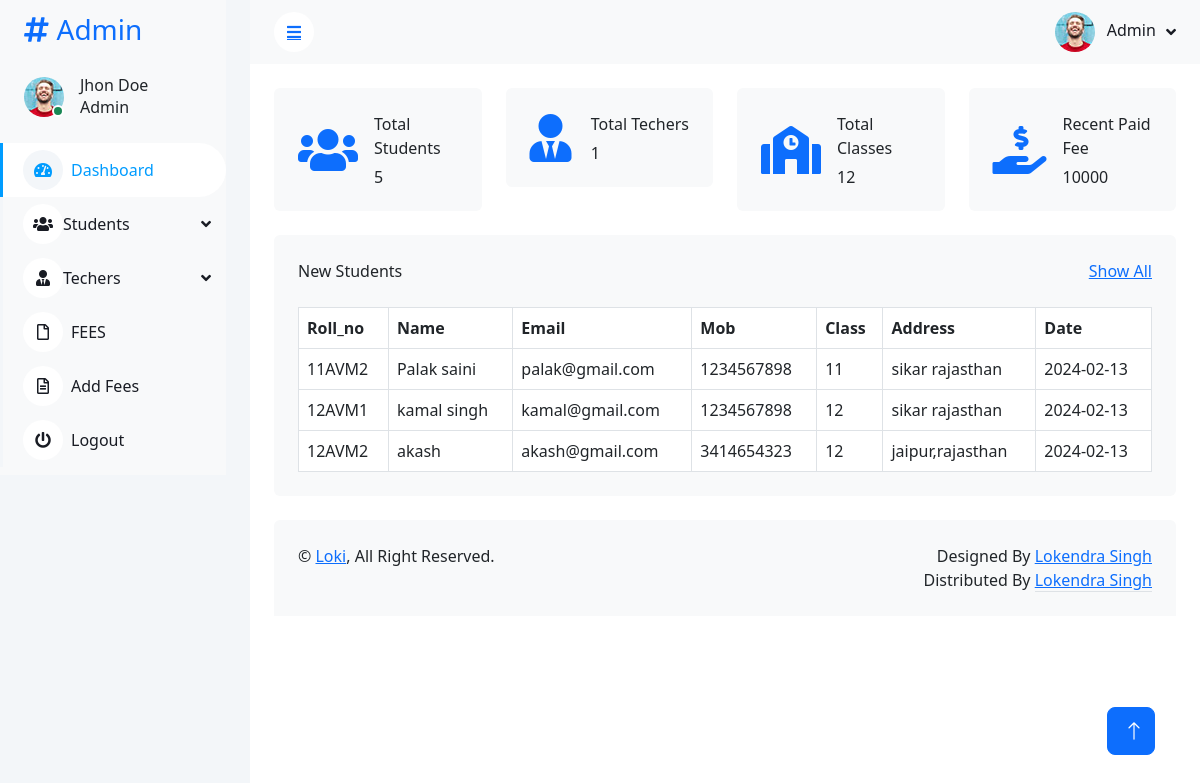
The app's page /index.php (signed in) with its own data.
### tables this page shows
CREATE TABLE `students` (
  `id` int(10) NOT NULL,
  `roll_no` varchar(20) NOT NULL DEFAULT '0',
  `name` text NOT NULL,
  `email` varchar(30) NOT NULL,
  `class` int(10) NOT NULL,
  `address` varchar(100) NOT NULL,
  `mob` varchar(10) NOT NULL,
  `gender` text NOT NULL,
  `date` date NOT NULL DEFAULT current_timestamp(),
  `password` varchar(20) NOT NULL DEFAULT '000000'
);

### school.php (called while the page is built, shortened)
<?php
class School
{
	private $host  = 'localhost';
	private $user  = 'root';
	private $password   = '';
	private $database  = 'school';
	private $studentTable = 'students';
	private $student_feesTable = 'student_fees';
	private $feesTable = 'fees';
	private $techerTable = 'techer';
	private $dbConnect = false;
	public function __construct()
	{
		if (!$this->dbConnect) {
			$conn = new mysqli($this->host, $this->user, $this->password, $this->database);
			if ($conn->connect_error) {
				die("Error failed to connect to MySQL: " . $conn->connect_error);
			} else {
				$this->dbConnect = $conn;
			}
		}
	}
	public function totalstudents(){
		$sqlSelect="SELECT COUNT(*) AS count FROM  $this->studentTable ";
		$result = mysqli_query($this->dbConnect, $sqlSelect);
		$row = mysqli_fetch_assoc($result);
		$rowcount = $row['count'];
		return $rowcount;
	}
	public function totaltechers(){
		$sqlSelect="SELECT COUNT(*) AS count FROM  $this->techerTable ";
		$result = mysqli_query($this->dbConnect, $sqlSelect);
		$row = mysqli_fetch_assoc($result);
		$rowcount = $row['count'];
		return $rowcount;
	}
	public function totalClasses(){
		$sqlSelect="SELECT COUNT(*) AS count FROM  $this->feesTable ";
		$result = mysqli_query($this->dbConnect, $sqlSelect);
		$row = mysqli_fetch_assoc($result);
		$rowcount = $row['count'];
		return $rowcount;
	}
	public function totalpaidfee(){
		$sqlSelect="SELECT SUM(paid_fee) FROM $this->student_feesTable WHERE  date > now() - INTERVAL 7 day";
		$result = mysqli_query($this->dbConnect, $sqlSelect);
		$row = mysqli_fetch_assoc($result);
		$rowcount = $row['SUM(paid_fee)'];
		return $rowcount;
	}
	public function newStudents(){
		$sqlSelect="SELECT * FROM $this->studentTable WHERE  date > now() - INTERVAL 7 day";
		$result = mysqli_query($this->dbConnect, $sqlSelect);
		return $result;
	}
}

### index.php (the view, shortened to what this page needs)
<?php
include "include/header.php";
include 'school.php';
$school = new School();
$school->checkLogin();
$total_Students = $school->totalstudents();
$total_Techers = $school->totaltechers();
$total_Classes = $school->totalClasses();
$paidFee=$school->totalpaidfee();
$result=$school->newStudents();
?>
<div class="container-fluid pt-4 px-4">
    <div class="row g-4">
        <div class="col-sm-6 col-xl-3">
            <div class="bg-light rounded d-flex align-items-center justify-content-between p-4">
                <i class="fas fa-users fa-3x text-primary"></i>
                <div class="ms-3">
                    <p class="mb-2">Total Students</p>
                    <h6 class="mb-0"><?php echo $total_Students; ?></h6>
                </div>
            </div>
        </div>
        <div class="col-sm-6 col-xl-3">
            <div class="bg-light rounded d-flex align-items-center justify-content-between p-4">
                <i class="fas fa-user-tie fa-3x text-primary"></i>
                <div class="ms-3">
                    <p class="mb-2">Total Techers</p>
                    <h6 class="mb-0"><?php echo $total_Techers; ?></h6>
                </div>
            </div>
        </div>
        <div class="col-sm-6 col-xl-3">
            <div class="bg-light rounded d-flex align-items-center justify-content-between p-4">
                <i class="fas fa-school fa-3x text-primary"></i>
                <div class="ms-3">
                    <p class="mb-2">Total Classes</p>
                    <h6 class="mb-0"><?php echo $total_Classes; ?></h6>
                </div>
            </div>
        </div>
        <div class="col-sm-6 col-xl-3">
            <div class="bg-light rounded d-flex align-items-center justify-content-between p-4">
                <i class="	fas fa-hand-holding-usd fa-3x text-primary"></i>
                <div class="ms-3">
                    <p class="mb-2">Recent Paid Fee</p>
                    <h6 class="mb-0"><?php echo $paidFee; ?></h6>
                </div>
            </div>
        </div>
    </div>
</div>
<div class="container-fluid pt-4 px-4">
    <div class="bg-light text-center rounded p-4">
        <div class="d-flex align-items-center justify-content-between mb-4">
            <h6 class="mb-0">New Students</h6>
            <a href="showstudent.php">Show All</a>
        </div>
        <div class="table-responsive">
            <table class="table text-start align-middle table-bordered table-hover mb-0">
                <thead>
                    <tr class="text-dark">
                        <th scope="col">Roll_no</th>
                        <th scope="col">Name</th>
                        <th scope="col">Email</th>
                        <th scope="col">Mob</th>
                        <th scope="col">Class</th>
                        <th scope="col">Address</th>
                        <th scope="col">Date</th>
                    </tr>
                </thead>
                <tbody>
                <?php while ($row = mysqli_fetch_assoc($result)) { ?>
                     <tr>
                         <td><?php echo $row['roll_no']; ?></td>
                         <td><?php echo $row['name']; ?></td>
                         <td><?php echo $row['email']; ?></td>
                         <td><?php echo $row['mob']; ?></td>
                         <td><?php echo $row['class']; ?></td>
                         <td><?php echo $row['address']; ?></td>
                         <td><?php echo $row['date']; ?></td>
                     </tr>
                 <?php } ?>
                </tbody>
            </table>
        </div>
    </div>
</div>
<?php
include "include/footer.php";
?>

### css/style.css (style rules this page uses)
:root { --primary: #009CFF; --light: #F3F6F9; --dark: #191C24; }

### records on screen
students: roll_no "11AVM2", name "Palak saini", email "palak@gmail.com", mob "1234567898", class "11", address "sikar rajasthan", date "2024-02-13"
students: roll_no "12AVM1", name "kamal singh", email "kamal@gmail.com", mob "1234567898", class "12", address "sikar rajasthan", date "2024-02-13"
students: roll_no "12AVM2", name "akash", email "akash@gmail.com", mob "3414654323", class "12", address "jaipur,rajasthan", date "2024-02-13"

### other values on screen
$total_Students "5"
$total_Techers "1"
$total_Classes "12"
$paidFee "10000"
